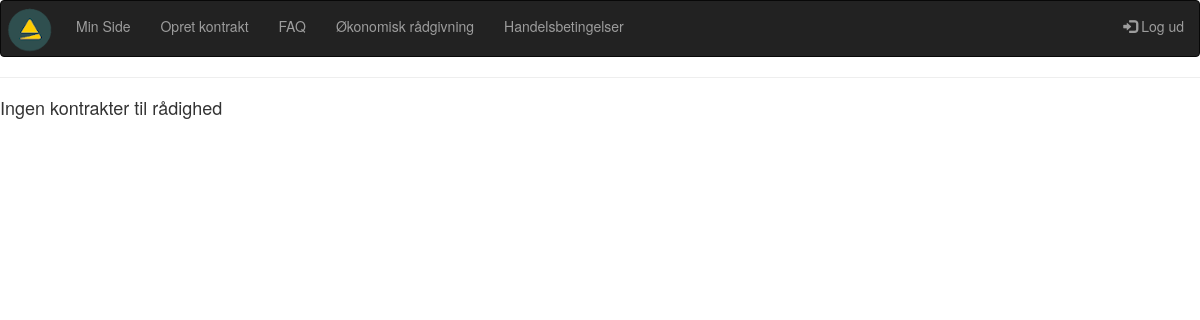
Before: /klar.php (signed in) with the older database file.
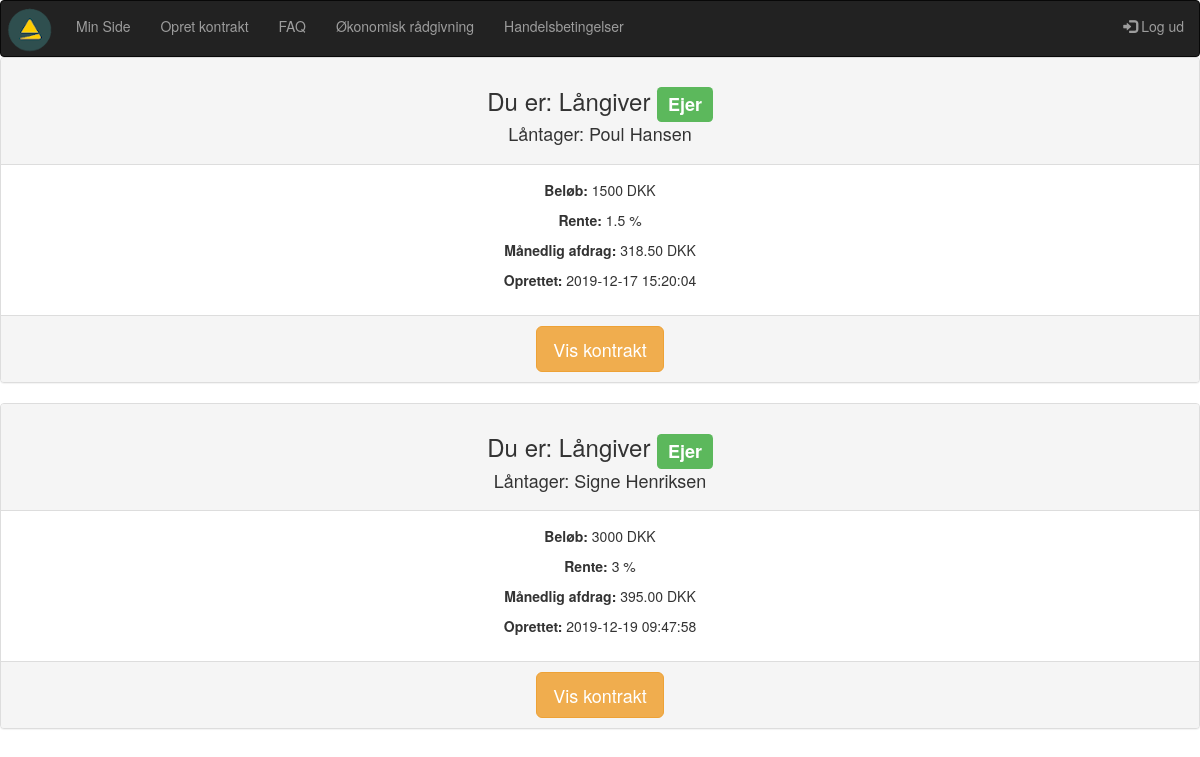
After: the same page with the newer database file.
### tables this page shows
CREATE TABLE `kontrakt` (
  `kontrakt_id` int(10) NOT NULL,
  `oprettetaf` int(10) NOT NULL,
  `laangiver_user_id` int(10) NOT NULL,
  `laantager_user_id` int(10) NOT NULL,
  `kontraktbrud_id` tinyint(4) NOT NULL,
  `rente_id` tinyint(4) NOT NULL,
  `beloeb_id` tinyint(4) NOT NULL,
  `bindingsperiode_id` tinyint(4) NOT NULL,
  `maanedlig_afdrag` float(15,10) NOT NULL,
  `laangiver_underskrift_id` varchar(40) DEFAULT NULL,
  `reg_underskrift_1` timestamp NULL DEFAULT NULL,
  `laantager_underskrift_id` varchar(40) DEFAULT NULL,
  `reg_underskrift_2` timestamp NULL DEFAULT NULL,
  `gebyr_id` tinyint(4) NOT NULL,
  `reg` datetime NOT NULL DEFAULT current_timestamp(),
  `value` int(11) DEFAULT 1
);

CREATE TABLE `users` (
  `user_id` int(10) NOT NULL,
  `fornavn` varchar(40) NOT NULL,
  `efternavn` varchar(40) NOT NULL,
  `mobil` int(12) NOT NULL,
  `mail` varchar(80) NOT NULL,
  `password` varchar(200) NOT NULL
);

CREATE TABLE `beloeb` (
  `beloeb_id` tinyint(4) NOT NULL,
  `beloeb` int(10) NOT NULL,
  `enhed_key` varchar(11) NOT NULL DEFAULT '1'
);

CREATE TABLE `rente` (
  `rente_id` tinyint(4) NOT NULL,
  `rente` float NOT NULL,
  `enhed_key` varchar(11) NOT NULL DEFAULT '2'
);

CREATE TABLE `enhedstabel` (
  `enhed_key` tinyint(4) NOT NULL,
  `enhed` varchar(11) NOT NULL
);

### klar.php (the view, shortened to what this page needs)
<?
require_once("includes/header.php");
$user_id = $_SESSION['user_id'];
$query = "SELECT * FROM kontrakt , users WHERE (laangiver_user_id = '$user_id' OR laantager_user_id = '$user_id') AND value = '2' GROUP BY kontrakt_id";
$result = mysqli_query($con, $query);
if (!$result) die(mysqli_error($con));
else {
	$rows =mysqli_num_rows($result);
	if($rows == 0) {
		echo "<hr><h4>Ingen kontrakter til rådighed</h4>";
	}
	if ($rows > 0) {
		while($row = mysqli_fetch_assoc($result)) {
			$kontrakt_id = $row['kontrakt_id'];
			$oprettetaf = $row['oprettetaf'];
			$laangiver_user_id = $row['laangiver_user_id'];
			$laantager_user_id = $row['laantager_user_id'];
			$laangiver_underskrift_id = $row['laangiver_underskrift_id'];
			$laantager_underskrift_id = $row['laantager_underskrift_id'];
			$kontraktbrud_id = $row['kontraktbrud_id'];
			$rente_id = $row['rente_id'];
			$beloeb_id = $row['beloeb_id'];
			$maanedlig_ad = $row['maanedlig_afdrag'];
            $maanedlig_afdrag = number_format(round($maanedlig_ad, 2), 2);
			$reg = $row['reg'];
			$querylog = "SELECT user_id, mail, fornavn, efternavn, mobil FROM users WHERE user_id = '$user_id'";
			$resultlog = mysqli_query($con, $querylog);
			$rowslog = mysqli_num_rows($resultlog);
			if($rowslog > 0) {
				while($rowlog = mysqli_fetch_assoc($resultlog)) {
					$user_idlog = $rowlog['user_id'];
								}
							}
					if ($user_idlog == $oprettetaf) {
						$owner = 'Yes';
					}
					else if($user_idlog != $oprettetaf) {
						$owner = 'No';
					}
					if ($user_idlog == $laangiver_user_id) {
						$role = 'giver';
						$counterpart = $laantager_user_id;
					}
					else {
						$role = 'receiver';
						$counterpart = $laangiver_user_id;
					}
				$queryc = "SELECT * FROM users WHERE user_id = '$counterpart'";
				$resultc = mysqli_query($con, $queryc);
				$rowsc = mysqli_num_rows($resultc);
				if($rowsc > 0) {
					while($rowc = mysqli_fetch_assoc($resultc)) {
						$fornavnc = $rowc['fornavn'];
						$efternavnc = $rowc['efternavn'];
					}
					}
			$querybeloeb = "SELECT * FROM beloeb WHERE beloeb_id = '$beloeb_id'";
            $resultb = mysqli_query($con, $querybeloeb);
			if (!$resultb) die(mysqli_error($con));
			else {
				$rowsb = mysqli_num_rows($resultb);
				if ($rowsb > 0) {
					while($rowb = mysqli_fetch_assoc($resultb)) {
						$beloebValue = $rowb['beloeb'];
					}
				}
				$queryk = "SELECT * FROM kontraktbrud WHERE kontraktbrud_id = '$kontraktbrud_id'";
				$resultk = mysqli_query($con, $queryk);
				if (!$resultk) die(mysqli_error($con));
				else {
					$queryr = "SELECT * FROM rente WHERE rente_id = '$rente_id'";
					$resultr = mysqli_query($con, $queryr);
					if (!$resultr) die(mysqli_query($con, $queryr));
					else {
						$rows = mysqli_num_rows($resultr);
						if ($rows > 0) {
							while($rowr = mysqli_fetch_assoc($resultr)) {
								$rente = $rowr['rente'];
								$enhed_key = $rowr['enhed_key'];
								$unitr = "SELECT * FROM enhedstabel WHERE enhed_key = '$enhed_key'";
								$resun = mysqli_query($con, $unitr);
								if (!$resun) die(mysqli_error($con, $unitr));
								else {
									$key = mysqli_fetch_assoc($resun);
									$enhedrente = $key['enhed'];
								}
							}
						}
					}
					if ($role == 'giver') {
						$panelhead = 'Långiver';
					}
					else {
						$panelhead = "Låntager";
					}
					if ($owner == 'Yes') {
						$badge = "<span class='label label-success'>Ejer</span>";
					}
					else if ($owner == 'No') {
						$badge = "<span></span>";
					}
if(($owner == 'Yes' && $laangiver_underskrift_id == '2' && $laantager_underskrift_id == '1') || ($owner == 'Yes' && $laantager_underskrift_id == '2' && $laangiver_underskrift_id == '1')) {
			echo '<div class="panel panel-default text-center">';
					echo '<div class="panel-heading">';
					echo "<h3>Du er: " . $panelhead . ' ' . $badge . "</h3>";
					if(($role == 'giver' && $owner == 'Yes') || ($role == 'giver' && $owner == 'No')) {
					echo '<h4>Låntager: ' . $fornavnc . ' ' .$efternavnc . "</h4>";
					}
					else if (($role == 'receiver' && $owner == 'Yes') || ($role == 'receiver' && $owner == 'No')) {
						echo "<h4>Långiver: " . $fornavnc . ' ' . $efternavnc . "</h4>";
					}
					echo '</div>';
                    echo '<div class="panel-body">';
                    echo '<p><strong>Beløb: </strong>' . $beloebValue . ' DKK</p>';
                    echo '<p><strong>Rente: </strong>' . $rente . ' ' . $enhedrente . '</p>';
                    echo '<p><strong>Månedlig afdrag: </strong>'. $maanedlig_afdrag . ' DKK</p>';
                    echo '<p><strong>Oprettet: </strong>' . $reg . '</p>';
                    echo '</div>';
                    echo '<div class="panel-footer">';
					echo '<a href="viskontrakt.php?kontrakt_id2=' . $kontrakt_id . '"><button class="btn btn-warning btn-lg">Vis kontrakt</button></a>';
                    echo '</div>';
					echo '</div>';
} else {}
			}
				}
			}
	}
}
?>

Changed rows visible on the page:
now on this page (row edited): kontrakt: laangiver_user.user_id "Långiver", oprettetaf "Ejer", users.fornavn "Poul", users.efternavn "Hansen", beloeb.beloeb "1500", rente.rente "1.5", enhedstabel.enhed "%", maanedlig_afdrag "318.50", reg "2019-12-17 15:20:04"
added kontrakt: laangiver_user.user_id "Långiver", oprettetaf "Ejer", users.fornavn "Signe", users.efternavn "Henriksen", beloeb.beloeb "3000", rente.rente "3", enhedstabel.enhed "%", maanedlig_afdrag "395.00", reg "2019-12-19 09:47:58"
Other visible differences:
text no longer shown: "Ingen kontrakter til rådighed"
